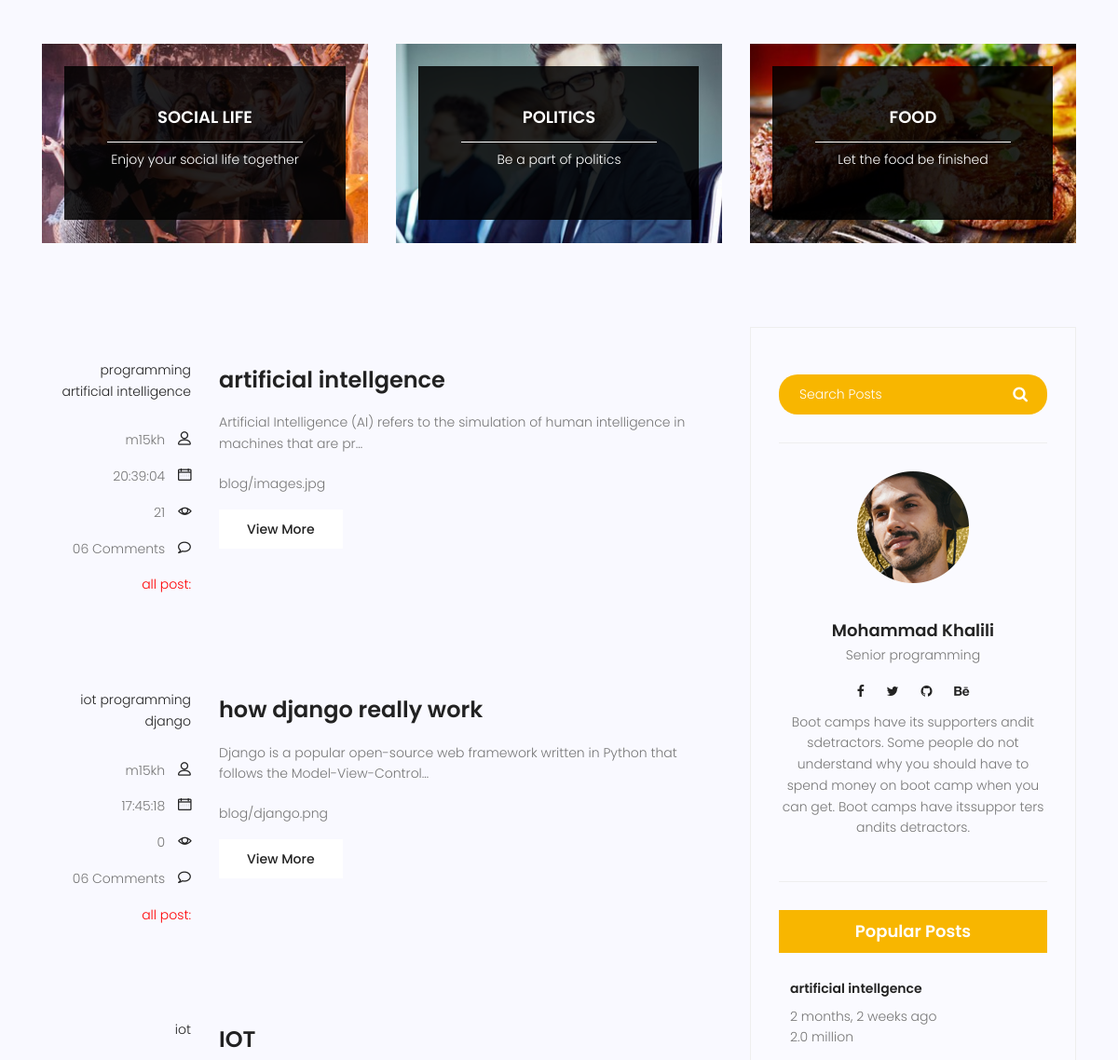
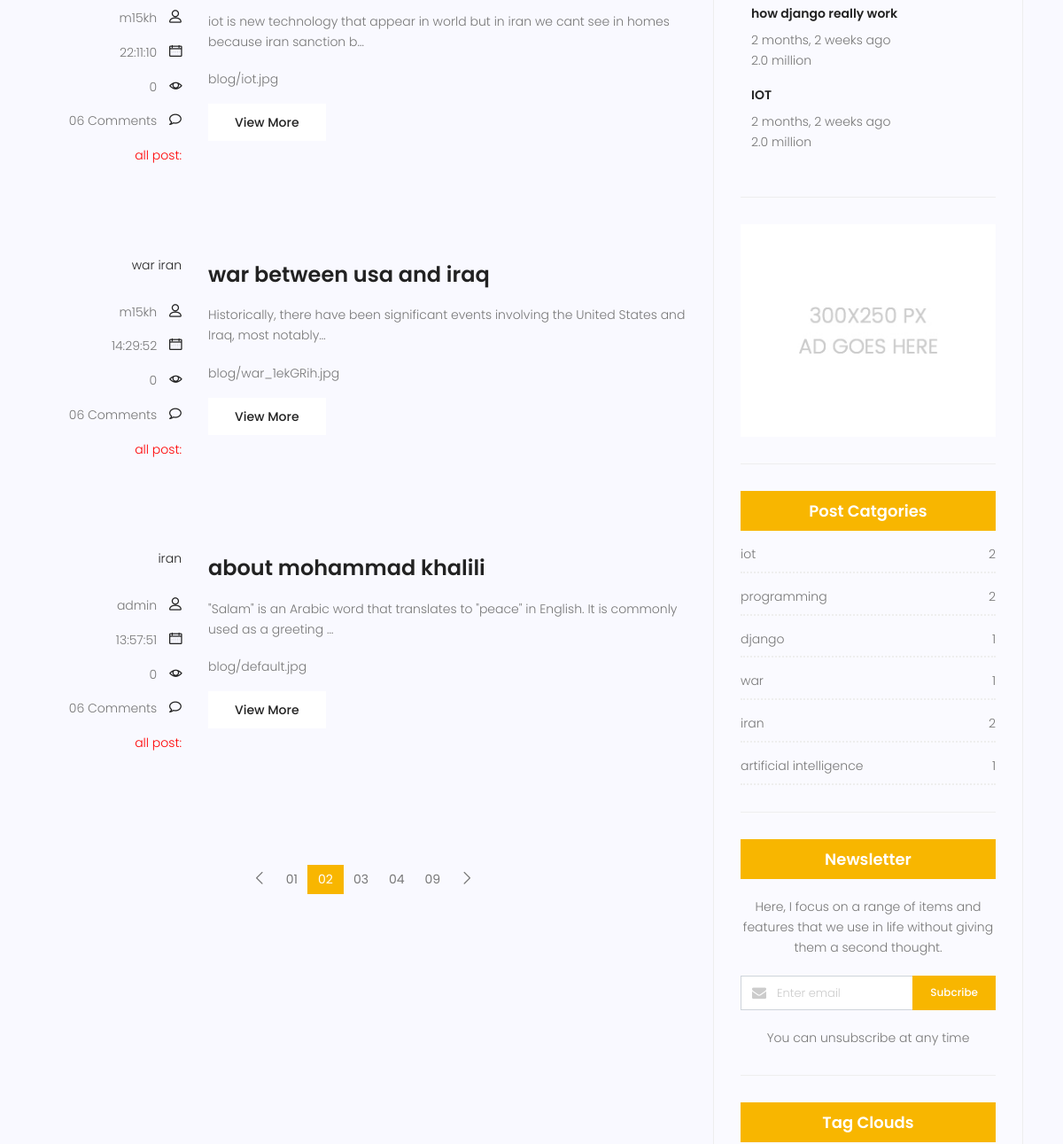
/blog/ (middle part), run on an earlier commit of the app's database (2 pictures, top to bottom).
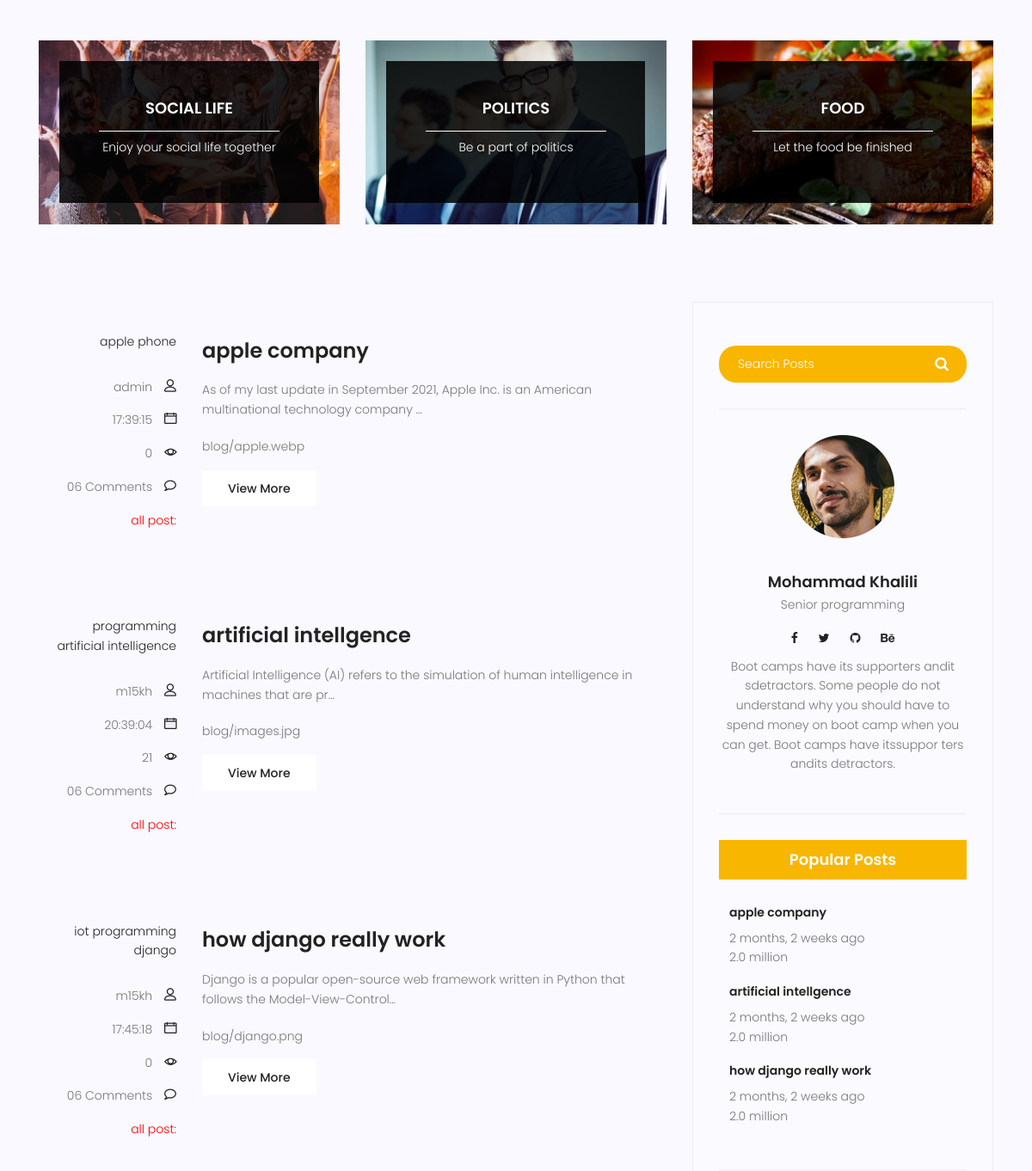
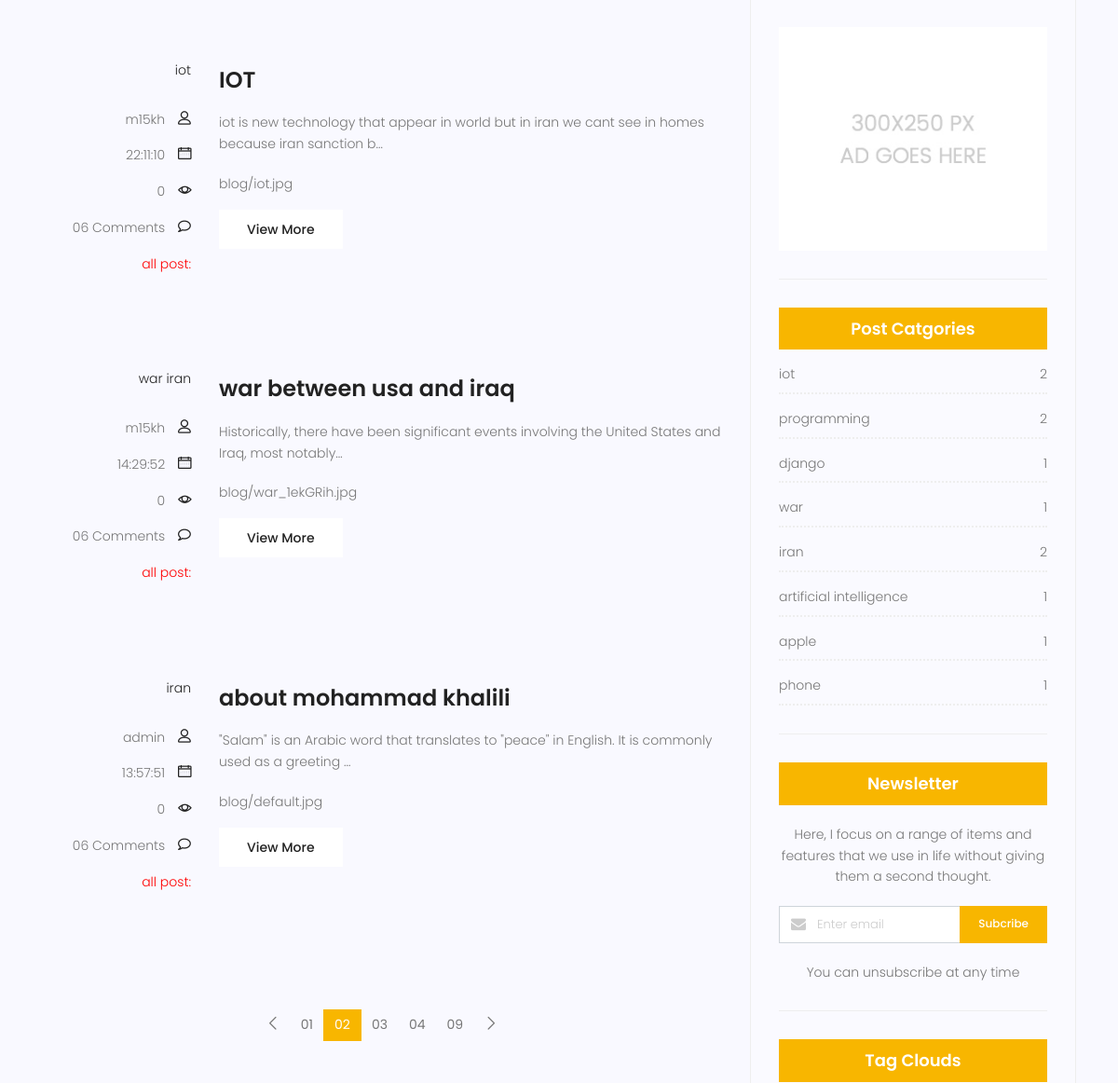
And on a later commit of the database (2 pictures, top to bottom).
### blog/models.py (models this page shows, shortened)
class Category(models.Model):
    name = models.CharField(max_length=256)
    def __str__(self) -> str:
        return self.name

class Post(models.Model):
    author = models.ForeignKey(User, on_delete=models.SET_NULL, null=True)
    image = models.ImageField(upload_to='blog/', default='blog/default.jpg' )
    title = models.CharField(max_length=256)
    content = models.TextField()
    post_category = models.ManyToManyField(Category)
    tags = TaggableManager()
    counted_view = models.IntegerField(default=0)#default=0
    status = models.BooleanField(default=False)
    published_date = models.DateTimeField(null=True)
    created_date = models.DateTimeField(auto_now_add=True)
    updated_date = models.DateTimeField(auto_now=True)   #2023-07-21 13:57:04.296657
    class Meta:
        ordering = ['-published_date']

### blog/views.py (the view)
# urls.py: path("", blog_view, name='index'),
def blog_view(request, cat_name = None, author_username = None):
    posts = Post.objects.filter(status=1)
    if cat_name :
        posts = posts.filter(post_category__name=cat_name)
    if author_username :
        posts = posts.filter(author__username = author_username)
    context = {'posts':posts}
    return render(request, "blog/blog-home.html", context)

### blog/templatetags/blog_tags.py (called while the page is built)
@register.inclusion_tag("blog/latest_posts.html")
def latest_posts():
    posts = Post.objects.filter(status=1).order_by("-published_date")[:3]
    return {'posts': posts}

@register.inclusion_tag("blog/category_wedget.html")
def wedget_category():
    posts = Post.objects.filter(status = 1)
    categories = Category.objects.all()
    cat_dic = {}
    for name in categories:
        cat_dic[name] = posts.filter(post_category=name).count()
    return {'categories123': cat_dic}

### templates/blog/blog-home.html (shortened to what this page needs)
{% extends 'base.html' %}
{% load static %}
{% block content %}
{% load blog_tags %}
<section class="top-category-widget-area pt-90 pb-90 ">
	<div class="container">
		<div class="row">
			<div class="col-lg-4">
				<div class="single-cat-widget">
					<div class="content relative">
						<div class="overlay overlay-bg"></div>
						<a href="#" target="_blank">
							<div class="thumb">
								<img class="content-image img-fluid d-block mx-auto"
									src="{% static 'img/blog/cat-widget1.jpg' %}" alt="">
							</div>
							<div class="content-details">
								<h4 class="content-title mx-auto text-uppercase">Social life</h4>
								<span></span>
								<p>Enjoy your social life together</p>
							</div>
						</a>
					</div>
				</div>
			</div>
			<div class="col-lg-4">
				<div class="single-cat-widget">
					<div class="content relative">
						<div class="overlay overlay-bg"></div>
						<a href="#" target="_blank">
							<div class="thumb">
								<img class="content-image img-fluid d-block mx-auto"
									src="{% static 'img/blog/cat-widget2.jpg' %}" alt="">
							</div>
							<div class="content-details">
								<h4 class="content-title mx-auto text-uppercase">Politics</h4>
								<span></span>
								<p>Be a part of politics</p>
							</div>
						</a>
					</div>
				</div>
			</div>
			<div class="col-lg-4">
				<div class="single-cat-widget">
					<div class="content relative">
						<div class="overlay overlay-bg"></div>
						<a href="#" target="_blank">
							<div class="thumb">
								<img class="content-image img-fluid d-block mx-auto"
									src="{% static 'img/blog/cat-widget3.jpg' %}" alt="">
							</div>
							<div class="content-details">
								<h4 class="content-title mx-auto text-uppercase">Food</h4>
								<span></span>
								<p>Let the food be finished</p>
							</div>
						</a>
					</div>
				</div>
			</div>
		</div>
	</div>
</section>
<section class="post-content-area">
	<div class="container">
		<div class="row">
			<div class="col-lg-8 posts-list">
				{% for post in posts%}
				<div class="single-post row">
					<div class="col-lg-3  col-md-3 meta-details">
						<ul class="tags">
							{% for cat in post.post_category.all%}
							<li><a href="{% url 'blog:category'  cat.name %}">{{cat.name}}</a></li>
							{% endfor %}
						</ul>
						<div class="user-details row">
							<p class="user-name col-lg-12 col-md-12 col-6"><a href="{% url 'blog:author' post.author.username %}">{{post.author}}</a> <span
									class="lnr lnr-user"></span></p>
							<p class="date col-lg-12 col-md-12 col-6"><a
									href="#">{{post.published_date|date:"H:i:s"}}</a> <span
									class="lnr lnr-calendar-full"></span></p>
							<p class="view col-lg-12 col-md-12 col-6"><a href="#">{{post.counted_view}}</a> <span
									class="lnr lnr-eye"></span></p>
							<p class="comments col-lg-12 col-md-12 col-6"><a href="#">06 Comments</a> <span
									class="lnr lnr-bubble"></span></p>
							<p class="comments col-lg-12 col-md-12 col-6" style="color: red;"> all post:</p>
						</div>
					</div>
					<div class="col-lg-9 col-md-9 ">
						<div class="feature-img">
						</div>
						<a class="posts-title" href="{% url 'blog:single'  post.id%}">
							<h3>{{post.title}}</h3>
						</a>
						<p class="excert">
							{{post.content|truncatechars:100 }}
						<p>
							{{post.image}}
						</p>
						</p>
						<a href="{% url 'blog:single'  post.id%}" class="primary-btn">View More</a>
					</div>
				</div>
				{% endfor%}
				<nav class="blog-pagination justify-content-center d-flex">
					<ul class="pagination">
						<li class="page-item">
							<a href="#" class="page-link" aria-label="Previous">
								<span aria-hidden="true">
									<span class="lnr lnr-chevron-left"></span>
								</span>
							</a>
						</li>
						<li class="page-item"><a href="#" class="page-link">01</a></li>
						<li class="page-item active"><a href="#" class="page-link">02</a></li>
						<li class="page-item"><a href="#" class="page-link">03</a></li>
						<li class="page-item"><a href="#" class="page-link">04</a></li>
						<li class="page-item"><a href="#" class="page-link">09</a></li>
						<li class="page-item">
							<a href="#" class="page-link" aria-label="Next">
								<span aria-hidden="true">
									<span class="lnr lnr-chevron-right"></span>
								</span>
							</a>
						</li>
					</ul>
				</nav>
			</div>
			<div class="col-lg-4 sidebar-widgets">
				<div class="widget-wrap">
					<div class="single-sidebar-widget search-widget">
						<form class="search-form" action="#">
							<input placeholder="Search Posts" name="search" type="text" onfocus="this.placeholder = ''"
								onblur="this.placeholder = 'Search Posts'">
							<button type="submit"><i class="fa fa-search"></i></button>
						</form>
					</div>
					{% include 'blog/blog-writer-info.html' %}
					{% latest_posts %}
					<div class="single-sidebar-widget ads-widget">
						<a href="#"><img class="img-fluid" src="{% static 'img/blog/ads-banner.jpg' %}" alt=""></a>
					</div>
					{% wedget_category %}
					<div class="single-sidebar-widget newsletter-widget">
						<h4 class="newsletter-title">Newsletter</h4>
						<p>
							Here, I focus on a range of items and features that we use in life without
							giving them a second thought.
						</p>
						<div class="form-group d-flex flex-row">
							<div class="col-autos">
								<div class="input-group">
									<div class="input-group-prepend">
										<div class="input-group-text"><i class="fa fa-envelope" aria-hidden="true"></i>
										</div>
									</div>
									<input type="text" class="form-control" id="inlineFormInputGroup"
										placeholder="Enter email" onfocus="this.placeholder = ''"
										onblur="this.placeholder = 'Enter email'">
								</div>
							</div>
							<a href="#" class="bbtns">Subcribe</a>
						</div>
						<p class="text-bottom">
							You can unsubscribe at any time
						</p>
					</div>
					<div class="single-sidebar-widget tag-cloud-widget">
						<h4 class="tagcloud-title">Tag Clouds</h4>
					</div>
				</div>
			</div>
		</div>
	</div>
</section>
{%endblock%}

### templates/base.html (shortened to what this page needs)
{% load static %}
<!DOCTYPE html>
<html lang="zxx" class="no-js">
<head>
    <link rel="stylesheet" href="{% static 'css/linearicons.css' %}">
    <link rel="stylesheet" href="{% static 'css/font-awesome.min.css' %} ">
    <link rel="stylesheet" href="{% static 'css/bootstrap.css' %} ">
    <link rel="stylesheet" href="{% static 'css/jquery-ui.css' %} ">
    <link rel="stylesheet" href="{% static 'css/nice-select.css' %} ">
    <link rel="stylesheet" href="{% static 'css/animate.min.css' %} ">
    <link rel="stylesheet" href="{% static 'css/owl.carousel.css' %} ">
    <link rel="stylesheet" href="{% static 'css/main.css' %} ">
</head>
<body>
    {% block content %}
    {%endblock %}
</body>
</html>

### templates/blog/blog-writer-info.html
{% load static %}
<div class="single-sidebar-widget user-info-widget">
    <img src="{% static 'img/blog/user-info.png' %}" alt="">
   <a href="#">
       <h4>Mohammad Khalili</h4>
   </a>
   <p>
       Senior programming
   </p>
   <ul class="social-links">
       <li><a href="#"><i class="fa fa-facebook"></i></a></li>
       <li><a href="#"><i class="fa fa-twitter"></i></a></li>
       <li><a href="https://github.com/m15kh" target="_blank"><i class="fa fa-github"></i></a></li>
       <li><a href="#"><i class="fa fa-behance"></i></a></li>
   </ul>
   <p>
       Boot camps have its supporters andit sdetractors. Some people do not understand why you
       should have to spend money on boot camp when you can get. Boot camps have itssuppor ters
       andits detractors.
   </p>
</div>

### templates/blog/latest_posts.html (shortened to what this page needs)
{% load static %}
{% load blog_tags %}
{% load humanize %}
<div class="single-sidebar-widget popular-post-widget">
    <h4 class="popular-title">Popular Posts</h4>
    <div class="popular-post-list">
        {% for post in posts %}
        <div class="single-post-list d-flex flex-row align-items-center">
            <div class="details">
                <a href="{blog-single.html}">
                    <h6>{{post.title}}</h6>
                </a>
                <p>{{post.published_date|naturaltime}}</p>
                <P>{{2000000|intword}}</P>
            </div>
        </div>
        {% endfor %}
    </div>
</div>

### templates/blog/category_wedget.html
<div class="single-sidebar-widget post-category-widget">
	<h4 class="category-title">Post Catgories</h4>
	<ul class="cat-list">
	{% for name, value in categories123.items %}
		<li>
			<a href="#" class="d-flex justify-content-between">
				<p>{{name}}</p>
				<p>{{value}}</p>
			</a>
		</li>
		{% endfor %}
	</ul>
</div>

What changed in the data, as far as the page shows it:
no longer on one of the page's lists (row edited): Post: title "IOT", published_date "2 months, 2 weeks ago"
added Post: author "admin", published_date "17:39:15", counted_view "0", title "apple company", content "As of my last update in September 2021, Apple Inc. is an American multinational technology company …", image "blog/apple.webp", published_date "2 months, 2 weeks ago", value "2.0 million"
added Category: name "apple", value "1"
added Category: name "phone", value "1"
